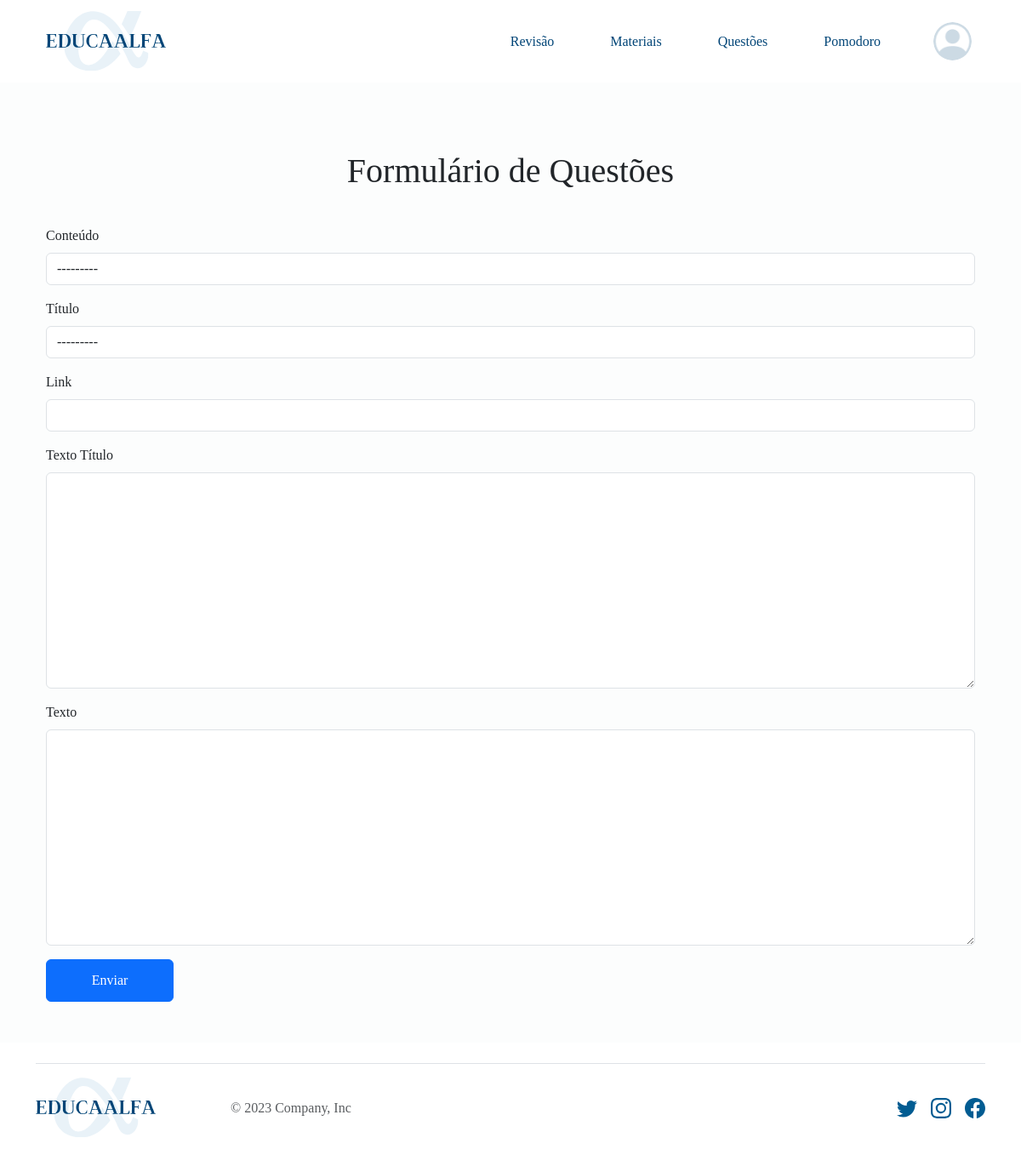
Before: /questoes/criar/ (signed in) with the older database file.
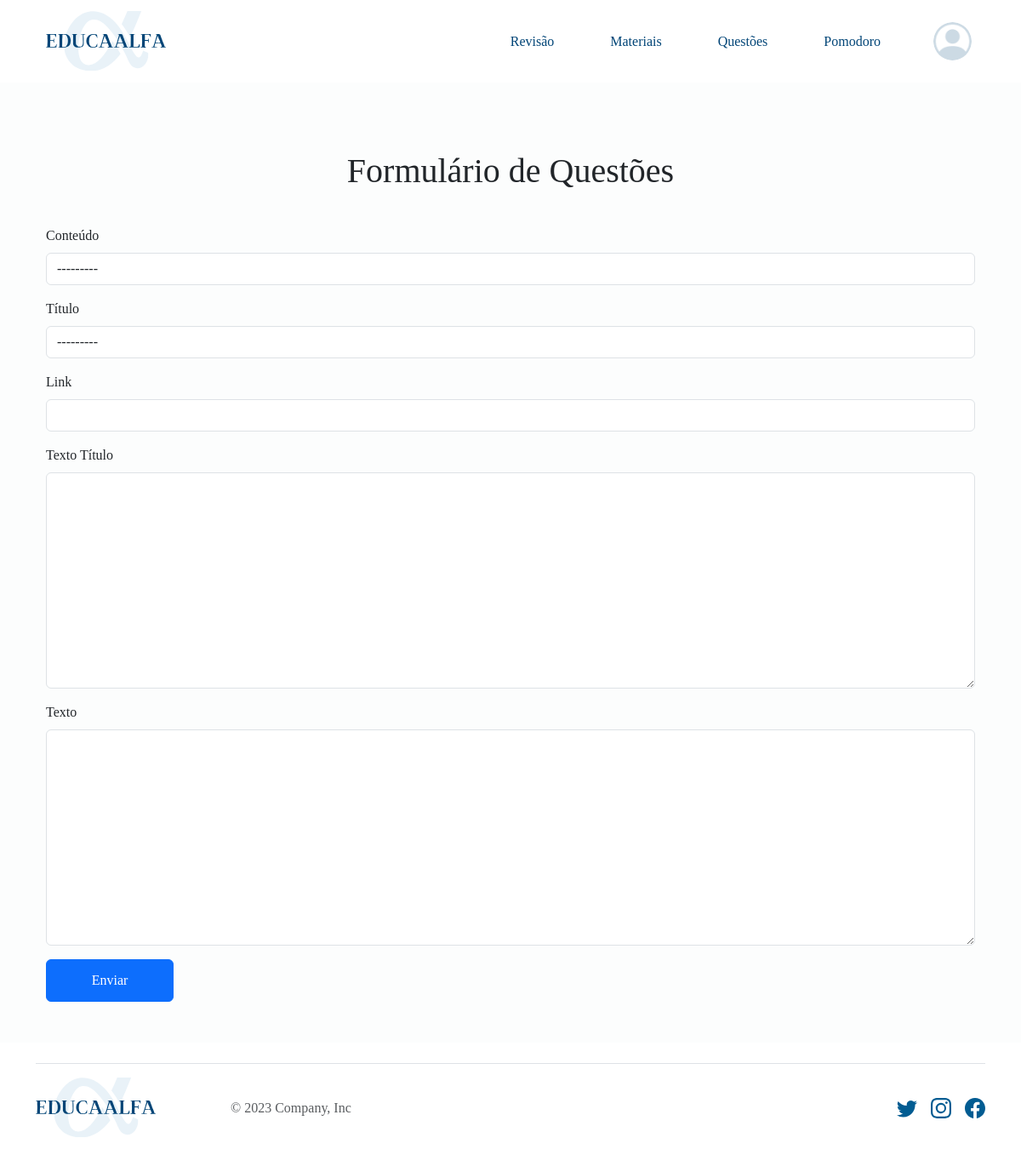
After: the same page with the newer database file.
### questoes/models.py (models this page shows)
class Assunto(models.Model):
    disciplina = models.ForeignKey(Disciplina, on_delete=models.CASCADE)
    assunto = models.CharField(max_length=150, default="")
    def __str__(self):
        return self.assunto

### questoes/views.py (the view)
# urls.py: path('questoes/criar/', views.questao_criar, name='questao_criar'),
@user_passes_test(superuser)
def questao_criar(request):
    if request.method == 'POST':
        form = QuestaoForm(request.POST)
        if form.is_valid():
            form.save()
            messages.success(request, 'Questão criada com sucesso!')
            form = QuestaoForm()
    else:
        form = QuestaoForm()
    return render(request, "questoes/forms/formsquestoes.html", {'form': form})

### core/views/auth.py (called while the page is built)
def superuser(user):
    return user.is_superuser

### questoes/models.py (called while the page is built)
    def __str__(self):
        return self.nome

### questoes/templates/questoes/forms/formsquestoes.html (shortened to what this page needs)
{% extends 'base.html' %}
{% load static %}
{% block head%}
<link rel="stylesheet" href="{% static 'questoes\css\style.css' %}">
{% endblock %}
{% block content %}
<div class="container py-5">
    <section class="py-3 text-center container">
        <div class="row py-lg-3">
            <div class="col-lg-6 col-md-8 mx-auto">
                <h1 class="fw-light">Formulário de Questões</h1>
            </div>
        </div>
    </section>
    <form method="post" enctype="multipart/form-data">
        <div class="mb-3">
            <label for="conteudo" class="form-label">Conteúdo</label>
            {{ form.disciplina }}
        </div>
        <div class="mb-3">
            <label for="titulo" class="form-label">Título</label>
            {{ form.assunto }}
        </div>
        <div class="mb-3">
            <label for="link" class="form-label">Link</label>
            {{ form.instituicao_ano }}
        </div>
        <div class="mb-3">
            <label for="textotitulo" class="form-label">Texto Título</label>
            {{ form.texto }}
        </div>
        <div class="mb-3">
            <label for="texto" class="form-label">Texto</label>
            {{ form.enunciado }}
        </div>
        <button type="submit" class="btn btn-primary">Enviar</button>
    </form>
</div>
{% endblock %}

Changed rows visible on the page:
added Assunto: disciplina "---------"
